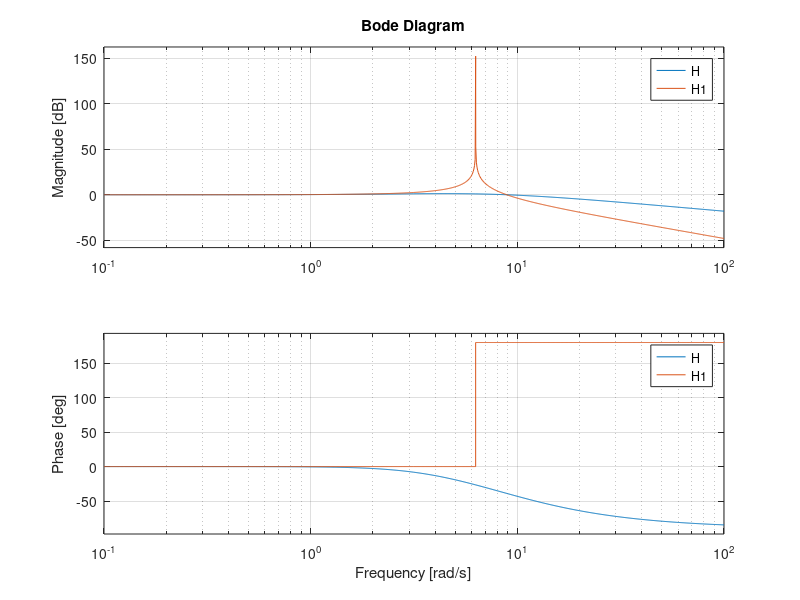
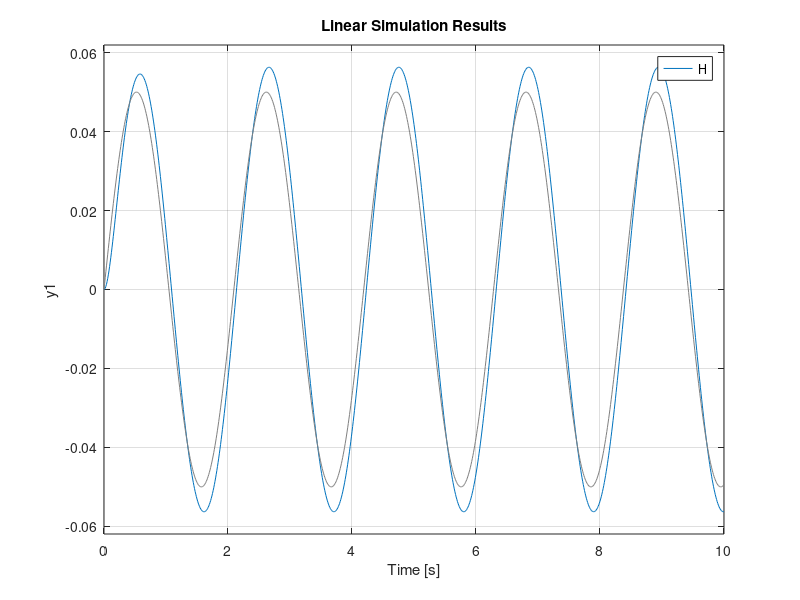
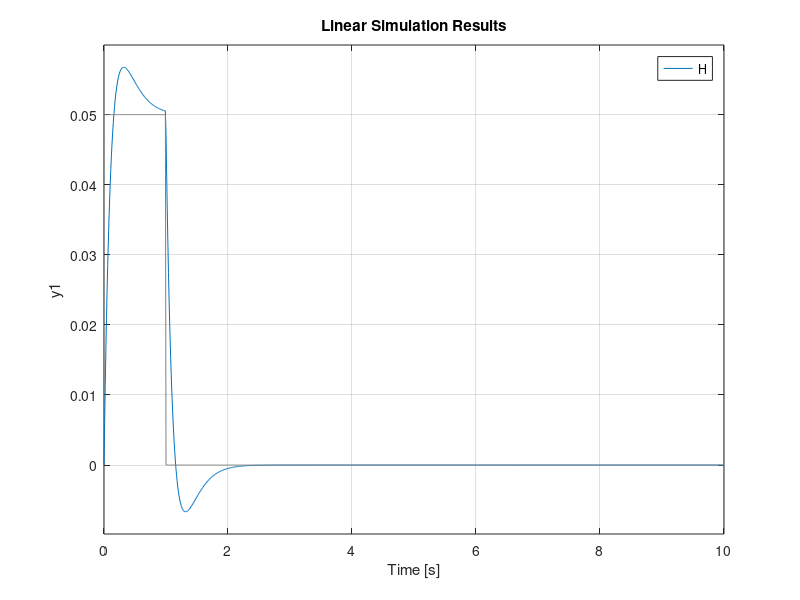

Here is the MATLAB script that generated these plots, in order:
%%TASK 1.1
m_p = 0.16; %kg
k_p = 6.32; %N/m
c_p = 2*sqrt(k_p*m_p); %Ns/m, 0.4 originally
c_p1 = 0;

w_n = sqrt(k_p/m_p);
zeta = c_p/(2*sqrt(k_p*m_p));
zeta1 = c_p1/(2*sqrt(k_p*m_p));
%%TASK 1.3
H = tf([0,2*zeta*w_n,w_n^2],[1,2*zeta*w_n,w_n^2]);
H1 = tf([0,2*zeta1*w_n,w_n^2],[1,2*zeta1*w_n,w_n^2]);
% fr= 0:0.01:100;
% [mag,phase,wout] = bode(H1,fr);
bode(H,H1);


%% task 1.3

t = 0:0.01:10;
excitation_sin = 0.05*sin(3*t);

% figure()
% plot(t,excitation_sin)

figure()
lsim(H,excitation_sin,t) % sine excitation

stepinput = 0.05*ones([1 length(t)]);
for i = 101:length(t)
   stepinput(i) = 0; 
end

figure()
lsim(H,stepinput,t) % impulse excitation


% w = 0:25;
% PSD = (4.028e-7)./((2.88e-4)+(0.68*w.^2)+w.^4);
% Hfreqdomain = freqresp(H,w);
% H = abs(Hfreqdomain(:));
% PSD = H.^2.*PSD;
% 
% semilogy(w,PSD)


%[timeseries, time] = TimeseriesFromPSD(PSD, 10, 10);
%plot(time,timeseries)

% figure()
%lsim(H,PSD,..)

% clear zeta
% 
% c_p = 5;
% zeta= c_p/2*sqrt(k_p*m_p);
